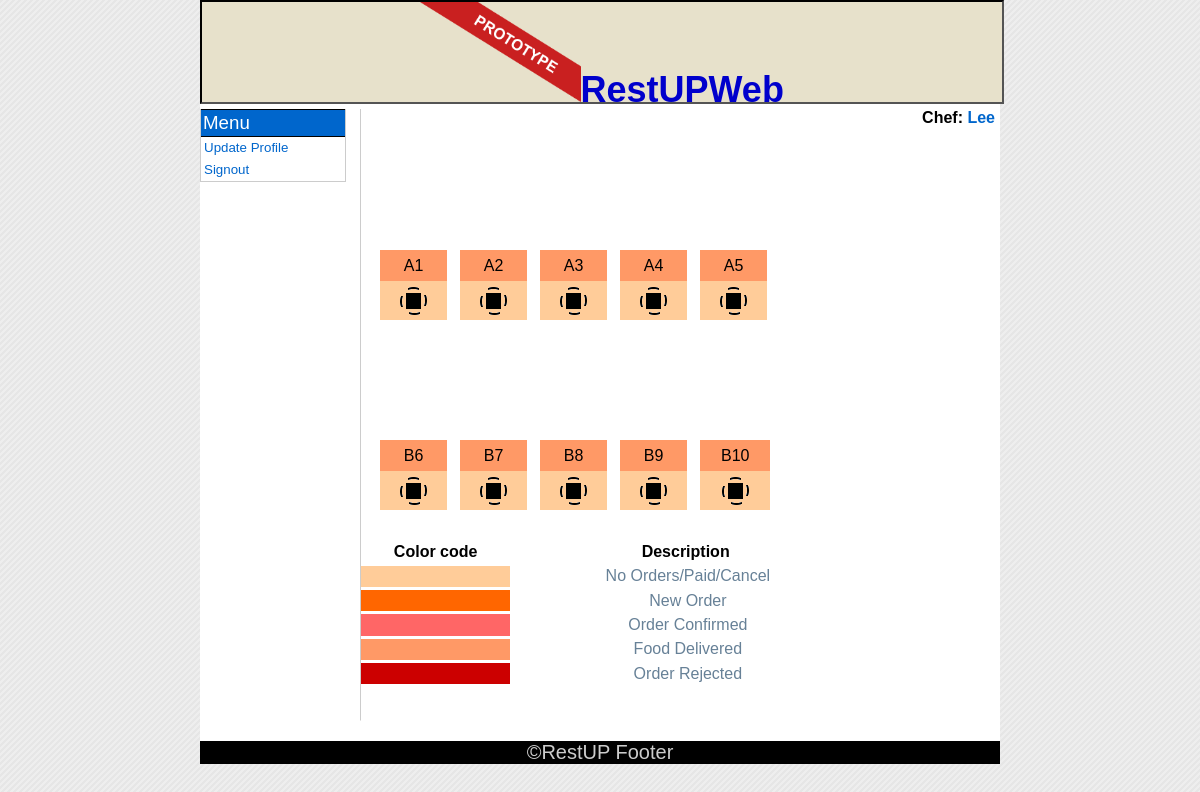
Screenshot of /frmHomepage.php (signed in) with the database file from the repository.
### tables this page shows
CREATE TABLE IF NOT EXISTS `users` (
  `userid` varchar(11) NOT NULL,
  `name` varchar(30) DEFAULT NULL,
  `email` varchar(40) DEFAULT NULL,
  `telephone` varchar(15) DEFAULT NULL,
  `password` varchar(34) DEFAULT NULL,
  `role` varchar(6) NOT NULL,
  PRIMARY KEY (`userid`)
);

CREATE TABLE IF NOT EXISTS `tables` (
  `tableid` varchar(2) NOT NULL,
  `tablename` char(3) DEFAULT '00',
  `status` int(11) NOT NULL,
  PRIMARY KEY (`tableid`)
);

### dbFunctions.php (called while the page is built, shortened)
<?php
function userAccess() {
    include 'db/config.php';
    $userid = mysql_real_escape_string($_POST['userid']);
    $password = mysql_real_escape_string($_POST['password']);
    if ($userid == NULL) {
        $userid = $_COOKIE['nbuserid'];
        $password = $_COOKIE['nbpassword'];
    } elseif (!$remember) {
        setcookie('nbuserid', $userid);
        setcookie('nbpassword', $password);
    }
    if ($userid && $password) {
        $newUserInfo = new UserInfo;
        $query = "SELECT * FROM $dbName.users WHERE $dbName.users.userid = '$userid' AND $dbName.users.password = '$password'";
        $result = mysql_query($query, $db) or die(mysql_error());
        if ($result) {
            if (mysql_num_rows($result) > 0) {
                $row = mysql_fetch_assoc($result);
                $newUserInfo->userid = $row['userid'];
                $newUserInfo->name = $row['name'];
                $newUserInfo->telephone = $row['telephone'];
                $newUserInfo->email = $row['email'];
                $newUserInfo->role = $row['role'];
                $pass = $row['password'];
                if ($pass) {
                    $okay = true;
                }
            }
        }
        return $newUserInfo;
    }
}
function getNewOrders() {
    include 'db/config.php';
    $query = "SELECT * FROM $dbName.orderitem, $dbName.tables WHERE
                            orderitem.tableid = tables.tableid
				AND orderdesc = 'New order'";
    $result = mysql_query($query, $db) or die(mysql_error());
    return $result;
}
?>

### db/config.php (called while the page is built, shortened)
<?php
$dbName = "rssdb";
?>

### tables/divtables.php (the view, shortened to what this page needs)
<?php
print "<table width=\"100%\" border=\"0\" cellspacing=\"0\" cellpadding=\"0\">\n<tr class=\"Title2Cell\">\n<td>\n<p align=\"center\">";
include 'db/config.php';
$query = "SELECT * FROM $dbName.tables WHERE tableid='$id_table'";
$result = mysql_query($query, $db);
while ($row = mysql_fetch_array($result, MYSQL_ASSOC)) {
    print "{$row['tablename']}";
}
print "</p>\n</td>\n</tr>\n<tr";
$query = "SELECT * FROM $dbName.tables WHERE tableid='$id_table'";
$result = mysql_query($query, $db) or die('Error querying db');
while ($row = mysql_fetch_array($result, MYSQL_ASSOC)) {
    print " class=\"status";
    print "$row[status]\"";
    $table_status = $row[status];
    print">\n<td align=\"center\">\n<a href=\"frmViewOrders.php?id=$id_table\"><img src=\"template/images/table$table_status.gif\" width=\"27\" height=\"28\" border=\"0\" vspace=\"4\" hspace=\"4\">\n</a>\n</td>\n</tr>\n</table>";
}
return $result;
?>

### frmHomepage.php (shortened to what this page needs)
<?php
$page_title = "Home";
if (is_file("template/template.htm")) {
    $template = file_get_contents("template/template.htm");
    $template = str_replace('{TITLE}', $page_title, $template);
    $template = explode('{CONTENT}', $template);
}
print $template[0];
require "dbFunctions.php";
$userInfo = userAccess();
$role = $userInfo->role;
if ($role == null) {
    print "<script type=\"text/javascript\">
        alert('Your session has been expired. Please login!');
        location.href='index.html';
</script>";
} else if (!$role == null) {
    if ($role == Admin) {
        ?>
        <body bgcolor="#FFFFFF" text="#000000" link="#FFFFFF" vlink="#CC0000" alink="#0099CC" leftmargin="10" topmargin="10" marginwidth="0" marginheight="0">
            <div class="left">
                <h3>Menu</h3>
                <ul>
                    <li><a href = "frmViewUsers.php" >View User</a></li>
                    <li><a href = "frmAddUser.php">Add User</a></li>
                    <li><a href = "frmUpdateProfile.php" >Update Profile</a></li>
                    <li><a href = "frmNewItem.php" >Add New Item</a></li>
                    <li><a href = "frmViewItem.php" >View All Item</a></li>
                    <li><a href = "actSignout.php" >Signout</a></li>
                </ul>
            </div>
        <?php
    } else if ($role == Chef || $role == Waiter) {
        ?>
        <body bgcolor="#FFFFFF" text="#000000" link="#FFFFFF" vlink="#CC0000" alink="#0099CC" leftmargin="10" topmargin="10" marginwidth="0" marginheight="0">
            <div class="left">
                <h3>Menu</h3>
                <ul>
                    <li><a href = "frmUpdateProfile.php" >Update Profile</a></li>
                    <li><a href = "actSignout.php" >Signout</a></li>
                </ul>
            </div>
        <?php
    }
}
?>
    <div class="content">
<?php
print "<div style=\"margin-bottom:5; margin-left:1; color:black; font-size:1em; font-weight:bold\"  align='right'>";
print "<p>$userInfo->role: <a href=\"frmUpdateProfile.php\">$userInfo->name</a></p>\n";
print "</div>"
?>
        <table width="500" border="0" cellspacing="0" cellpadding="1">
            <tr>
                <td colspan="4" height="350">
                    <div id="table01" style="position:absolute; width:50px; height:40px; z-index:1; left: 380px; top: 250px">
                        <div align="center">
<?php
$id_table = 1;
include'tables/divtables.php';
?>
                        </div>
                    </div>
                    <div id="table02" style="position:absolute; width:50px; height:40px; z-index:1; left: 460px; top: 250px">
                        <div align="center">
<?php
$id_table = 2;
include'tables/divtables.php';
?>
                        </div>
                    </div>
                    <div id="table03" style="position:absolute; width:50px; height:40px; z-index:1; left: 540px; top: 250px">
                        <div align="center">
<?php
$id_table = 3;
include'tables/divtables.php';
?> </div>
                    </div>
                    <div id="table04" style="position:absolute; width:50px; height:40px; z-index:1; left: 620px; top: 250px">
                        <div align="center">
                            <?php
                            $id_table = 4;
                            include'tables/divtables.php';
                            ?> </div>
                    </div>
                    <div id="table05" style="position:absolute; width:50px; height:40px; z-index:1; left: 700px; top: 250px">
                        <div align="center">
                            <?php
                            $id_table = 5;
                            include'tables/divtables.php';
                            ?> </div>
                    </div>
                    <div id="table06" style="position:absolute; width:50px; height:40px; z-index:1; left: 380px; top: 440px">
                        <div align="center">
                            <?php
                            $id_table = 6;
                            include'tables/divtables.php';
                            ?> </div>
                    </div>
                    <div id="table07" style="position:absolute; width:50px; height:40px; z-index:1; left: 460px; top: 440px">
                        <div align="center">
                            <?php
                            $id_table = 7;
                            include'tables/divtables.php';
                            ?>
                        </div>
                    </div>
                    <div id="table08" style="position:absolute; width:50px; height:40px; z-index:1; left: 540px; top: 440px">
                        <div align="center">
                            <?php
                            $id_table = 8;
                            include'tables/divtables.php';
                            ?> </div>
                    </div>
                    <div id="table09" style="position:absolute; width:50px; height:40px; z-index:1; left: 620px; top: 440px">
                        <div align="center">
                            <?php
                            $id_table = 9;
                            include'tables/divtables.php';
                            ?> </div>
                    </div>
                    <div id="table10" style="position:absolute; width:50px; height:40px; z-index:1; left: 700px; top: 440px">
                        <div align="center">
                            <?php
                            $id_table = 10;
                            include'tables/divtables.php';
                            ?> </div>
                    </div>
                </td>
            <tr><td><br/><br/><br/></td></tr>
            </tr>
            <tr>
                <th>Color code</th>
                <th>Description</th>
            </tr>
            <tr>
                <td></td>
                <td></td>
            </tr>
            <tr>
                <td bgcolor="#FFCC99" ></td>
                <td>&nbsp;No Orders/Paid/Cancel</td>
            </tr>
            <tr>
                <td></td>
                <td></td>
            </tr>
            <tr>
                <td bgcolor="#FF6600"></td>
                <td>&nbsp;New Order</td>
            </tr>
            <tr>
                <td></td>
                <td></td>
            </tr>
            <tr>
                <td bgcolor="#FF6666"></td>
                <td>&nbsp;Order Confirmed</td>
            </tr>
            <tr>
                <td></td>
                <td></td>
            </tr>
            <tr>
                <td bgcolor="#FF9966"></td>
                <td>&nbsp;Food Delivered</td>
            </tr>
            <tr>
                <td></td>
                <td></td>
            </tr>
            <tr>
                <td bgcolor="#CC0000"></td>
                <td>&nbsp;Order Rejected</td>
            </tr>
        </table>
        <br/><br/>
    </div>
</body>
<?php
print $template[1];
?>

### template/template_css.css (style rules this page uses)
body { background: #ffffff url(images/body_bg.gif) ; }
.wrapper { width: 800px; margin: 0px auto; background-color: #FFFFFF; font-family: Arial, Helvetica, sans-serif; }
.header { height: 100px; width: 100%; border: 2px inset #000000; background-color: #E7E1CB; color: #0000CC; font-size: 36px; font-weight: bold; text-align: center; }
.footer { width: 100%; background-color: #000000; color: #CCCCCC; font-size: 20px; text-align: center; }
.left { float: left; width: 18%; border: solid 1px #cccccc; margin-bottom: 15px; background-color: #ffffff; border-top: 0; }
.left ul { list-style: none; margin: 0; padding: 0; }
.left li { text-align: left; text-indent: 0.000000pt; font-size: 10.000000pt; text-decoration: none; vertical-align: baseline; text-transform: none; font-family: Verdana, Arial, Helvetica, sans-serif; line-height: 12pt; }
.left a { display: block; width: 95.5%; margin: 0px; padding: 2px; border: solid 1px #ffffff; color: #0066cc; text-decoration: none; }
.left h3 { margin: 0; padding: 2px; color:#FFFFFF ; font-weight: normal; background-color: #0066cc; border-top: solid 1px #000000; border-bottom: solid 1px #000000; }
.content { margin-left: 20%; padding: 0; border-left: solid 1px #cccccc; border-top: 0; border-bottom: solid 1px #ffffff; background-color: #ffffff; }
.content p { margin: 5px; color: #000000; }
.content a { color: #0066cc; text-decoration: none; }
table { border-collapse:collapse; }
td { color:#678197; padding:.1em 1em; text-align:center; }

### template/table_css.css (style rules this page uses)
.Title2Cell { background-color: #FF9966; color: #FFFFFF }
.status1 { background-color: #FFCC99; }

### rows the page displays
users: role "Chef", name "Lee"
tables: tablename "A1"
tables: tablename "A2"
tables: tablename "A3"
tables: tablename "A4"
tables: tablename "A5"
tables: tablename "B6"
tables: tablename "B7"
tables: tablename "B8"
tables: tablename "B9"
tables: tablename "B10"

### other values shown
$template[0] "RestUPWeb"
$template[1] "©RestUP Footer"
